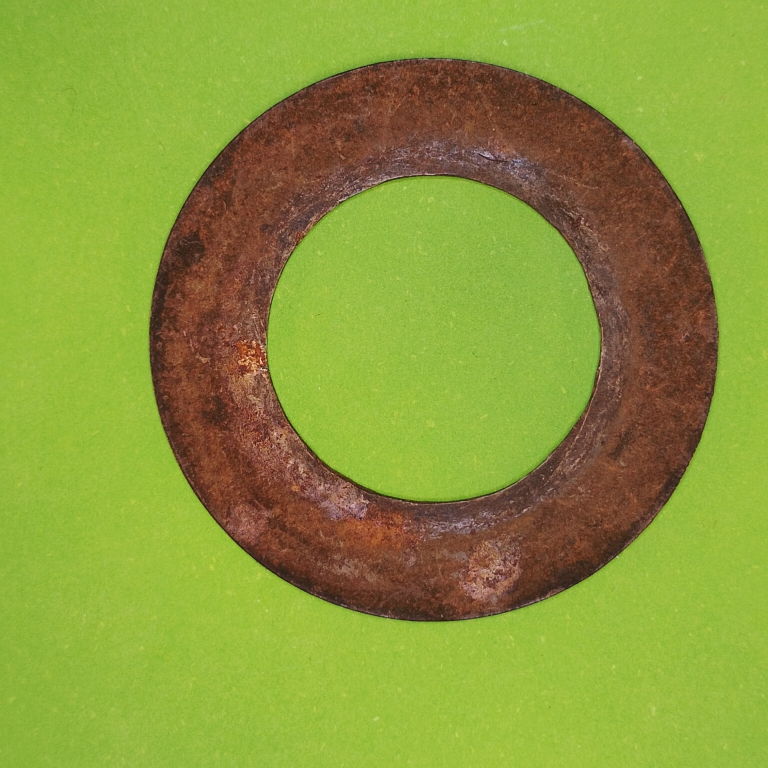
#> input picture data/iman/arandela20.jpg, 3072 x 3072 px (shown at 1/4 size); its folder holds only this picture in this run
$ python -i filtro.py   (imports and definitions only)
#> lines starting #> are read from the running program, lines starting #| are printed output that depends on the picture; after the words box and inside, x2 and y2 are one past the last pixel; in counts of white or black regions, pixels touching at a corner belong together
import cv2
import numpy as np


def fresize(image: np.ndarray, size: tuple[int, int] = (252, 560)) -> np.ndarray:
    return cv2.resize(image, size, interpolation=cv2.INTER_AREA)


# [13 lines left out: function center_crop, not called in this run]

# =========================
#  CONVERSIÓN A ESCALA DE GRISES
# =========================

def fgrayscale(image: np.ndarray) -> np.ndarray:
    return cv2.cvtColor(image, cv2.COLOR_BGR2GRAY)

# =========================
#  FILTROS PASA BAJO
# =========================

kb1 = np.array([[1, 1, 1],
                [1, 1, 1],
                [1, 1, 1]], dtype=np.float32)
# [1 line not run here, left out]

def fbajok1(image: np.ndarray) -> np.ndarray:
    return cv2.filter2D(image, -1, kb1)


kb2 = np.array([[1, 1, 1],
                [1, 2, 1],
                [1, 1, 1]], dtype=np.float32)
# [1 line not run here, left out]

def fbajok2(image: np.ndarray) -> np.ndarray:
    return cv2.filter2D(image, -1, kb2)


kb3 = np.array([[1, 2, 1],
                [2, 4, 2],
                [1, 2, 1]], dtype=np.float32)
# [1 line not run here, left out]

def fbajok3(image: np.ndarray) -> np.ndarray:
    return cv2.filter2D(image, -1, kb3)

# =========================
#  MEDIAN BLUR / GAUSSIANO
# =========================

# [15 lines left out: functions fmediana, fgauss, not called in this run]

# =========================
#  FILTRO PASA ALTO
# =========================

ka1 = np.array([[0, -1, 0],
                [-1, 5, -1],
                [0, -1, 0]], dtype=np.float32)
# No normalizo ka1 porque es un filtro de realce

def faltok1(image: np.ndarray) -> np.ndarray:
    return cv2.filter2D(image, -1, ka1)

# =========================
#  BINARIZACIÓN
# =========================

def fbinarize(gray: np.ndarray, invert: bool = True) -> np.ndarray:

    # 0) Asegurar tipo y rango
    if gray.dtype != np.uint8:
        gray = cv2.normalize(gray, None, 0, 255, cv2.NORM_MINMAX)
        gray = gray.astype(np.uint8)

    # 1) Suavizado
    smooth = cv2.medianBlur(gray, 3)    #MEDIANBLUR ME DA MEJORES RESULTADOS QUE GAUSSIN

    # 2) Umbral global de Otsu
    thresh_type = cv2.THRESH_BINARY_INV if invert else cv2.THRESH_BINARY

    _, bin_img = cv2.threshold(
        smooth,
        0,
        255,
        thresh_type + cv2.THRESH_OTSU
    )

    return bin_img

#================OPERACIONES MORFOLOGICAS=================================
elemto1=cv2.getStructuringElement(cv2.MORPH_CROSS,(3,3))
elemento2=cv2.getStructuringElement(cv2.MORPH_ELLIPSE,(3,3))
elemento3=cv2.getStructuringElement(cv2.MORPH_CROSS,(5,5))

def open(imagen):
    openedd=cv2.morphologyEx(imagen,cv2.MORPH_OPEN,elemento3)
    return openedd
def close(imagen):
    closedd=cv2.morphologyEx(imagen,cv2.MORPH_CLOSE,elemento3)
    return closedd

# ==========================================================================
#                               PREPROCESAR COMPLETO
# ==========================================================================

def preprocesar(img_bgr,
                size=(252, 560),
                frac_h=0.75,    #RECORTE MAS HORIZONTAL QUE VERTICAL
                frac_w=0.95,
                invert=True):

    gray = fgrayscale(img_bgr)

    gray = fresize(gray, size=size)

    #gray = center_crop(gray, frac_h=frac_h, frac_w=frac_w)

    binaria = fbinarize(gray, invert=invert)


    closed=close(binaria)
    #closed=close(closed)

    return gray, binaria,closed


#======================ELIMINAR FONDO AZUL PARA BINARIZAR==============
# [60 lines left out: functions eliminar_fondo_azul, filtrar_contornos, not called in this run]

>>> import cv2
>>> picture = cv2.imread('../data/iman/arandela20.jpg')
#> picture is the input picture: shape (3072, 3072, 3); mean B, G, R 58.7, 153.2, 138.9
>>> result = preprocesar(picture)
#> in fgrayscale, `return cv2.cvtColor(image, cv2.COLOR_BGR2GRAY)`:
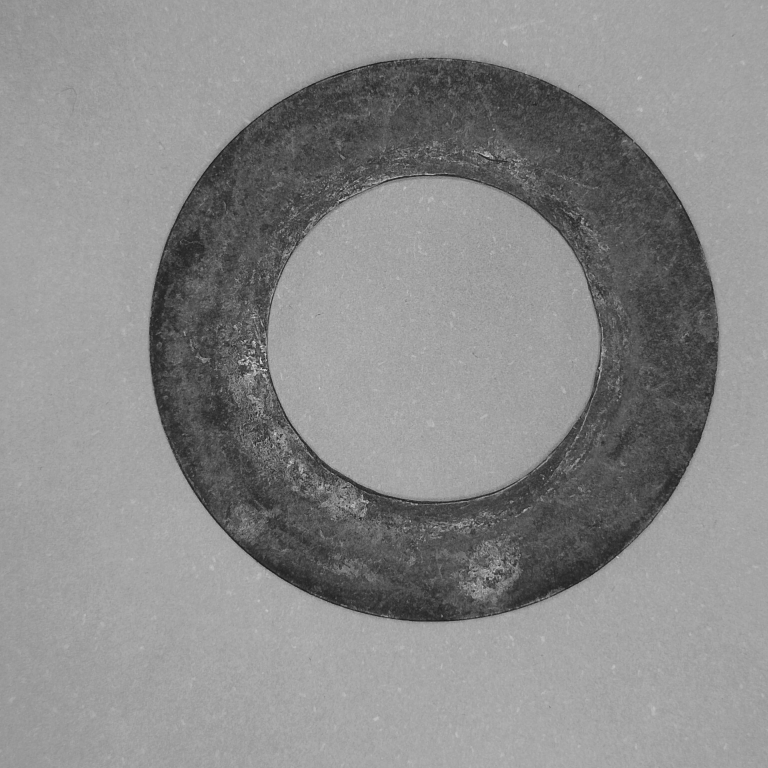
#> returned value: shape (3072, 3072) (shown at 1/4 size); min 16, max 247, mean 138.2
#> in fresize, `return cv2.resize(image, size, interpolation=cv2.INTER_AREA)`:
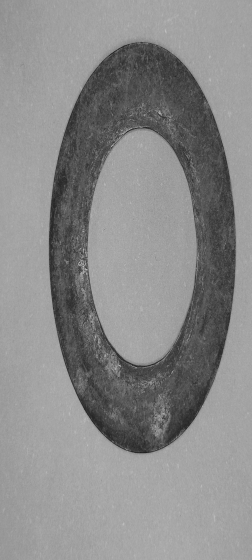
#> returned value: shape (560, 252); min 33, max 191, mean 138.2
#> in fbinarize, `_, bin_img = cv2.threshold( smooth, 0, 255, thresh_type + cv2.THRESH_O..`:
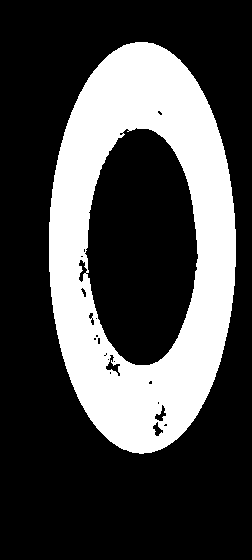
#> bin_img: shape (560, 252); 28.2% white; 1 white region, box (x1, y1, x2, y2) and area: (49, 42, 236, 454) 39831
#> in close, `closedd=cv2.morphologyEx(imagen,cv2.MORPH_CLOSE,elemento3)`:
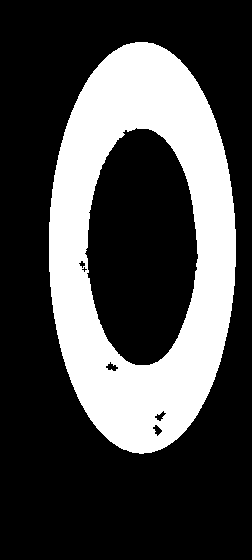
#> closedd: shape (560, 252); 28.4% white; 1 white region, box (x1, y1, x2, y2) and area: (49, 42, 236, 454) 40103
